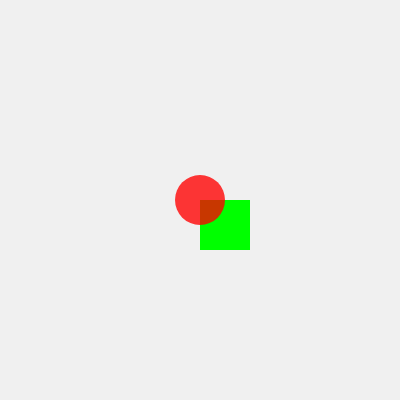
Frame 1 (no input)
Frame 60 (no input): identical to frame 1, image omitted
Frame 120 (the mouse pressed at the canvas centre since frame 60): identical to frame 1, image omitted

The p5.js sketch that drew this single still picture (run headless with seeded random() and noise() and a simulated clock; from frame 60 on, the mouse is pressed at the canvas centre):

// p5.js sketch
// ── sketch.js
// http://www.ac-grenoble.fr/disciplines/informatiquelycee/p5_base_a3.html
// Test des transparences


function setup()
{
  createCanvas(400,400);
  background(240);
  noStroke();
  fill(0,255,0);
  rect(200,200,50,50);
  fill(255,0,0,200); // dernier paramètre donne l'opacité
  ellipse(200,200,50,50);
}


function draw()
{

  
}
